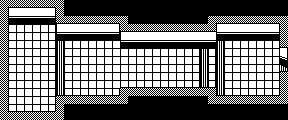

The image is a tile-based game level rendered from a .tmx file. Its description and complete source (layers, tilesets, objects, tile grids) follow:
An orthogonal 36x15 tile map with 8x8 px tiles, 3 tile layers (bg, mid, fg).

<map version="1.8" tiledversion="1.8.2" orientation="orthogonal" renderorder="right-down" width="36" height="15" tilewidth="8" tileheight="8" infinite="0" nextlayerid="5" nextobjectid="1">
 <editorsettings>
  <export target="../lua/level_03.lua" format="lua" />
 </editorsettings>
 <tileset firstgid="1" source="../tileset.tsx" />
 <layer id="1" name="bg" width="36" height="15">
  <data encoding="csv">
0,0,0,0,0,0,0,0,0,0,0,0,0,0,0,0,0,0,0,0,0,0,0,0,0,0,0,0,0,0,0,0,0,0,0,0,
0,0,0,0,0,0,0,0,0,0,0,0,0,0,0,0,0,0,0,0,0,0,0,0,0,0,0,0,0,0,0,0,0,0,0,0,
0,0,0,0,0,0,0,0,0,0,0,0,0,0,0,0,0,0,0,0,0,0,0,0,0,0,0,0,0,0,0,0,0,0,0,0,
0,101,101,101,101,101,127,0,0,0,0,0,0,0,0,0,0,0,0,0,0,0,0,0,0,0,0,0,0,0,0,0,0,0,0,0,
0,101,101,101,101,101,127,0,0,0,0,0,0,0,0,0,0,0,0,0,0,0,0,0,0,0,0,0,0,0,0,0,0,0,0,0,
0,101,101,101,101,101,127,12,101,101,101,101,101,101,101,0,0,0,0,0,0,0,0,0,0,0,0,12,101,101,101,101,101,101,127,0,
0,101,101,101,101,101,127,37,101,101,101,101,101,101,101,101,101,101,101,101,101,101,101,101,127,12,127,37,101,101,101,101,101,101,127,0,
0,101,101,101,101,101,127,37,101,101,101,101,101,101,101,101,101,101,101,101,101,101,101,101,127,37,127,37,101,101,101,101,101,101,127,0,
0,101,101,101,101,101,127,37,101,101,101,101,101,101,101,101,101,101,101,101,101,101,101,101,127,37,127,37,101,101,101,101,101,101,127,32,
0,101,101,101,101,101,127,37,101,101,101,101,101,101,101,101,101,101,101,101,101,101,101,101,127,37,127,37,101,101,101,101,101,101,127,0,
0,101,101,101,101,101,127,37,101,101,101,101,101,101,101,126,126,126,126,126,126,126,126,126,102,62,102,37,101,101,101,101,101,101,127,0,
0,101,101,101,101,101,127,62,126,126,126,126,126,126,102,0,0,0,0,0,0,0,0,0,0,0,0,62,126,126,126,126,126,126,102,0,
0,101,101,101,101,101,127,0,0,0,0,0,0,0,0,0,0,0,0,0,0,0,0,0,0,0,0,0,0,0,0,0,0,0,0,0,
0,126,126,126,126,126,102,0,0,0,0,0,0,0,0,0,0,0,0,0,0,0,0,0,0,0,0,0,0,0,0,0,0,0,0,0,
0,0,0,0,0,0,0,0,0,0,0,0,0,0,0,0,0,0,0,0,0,0,0,0,0,0,0,0,0,0,0,0,0,0,0,0
</data>
 </layer>
 <layer id="2" name="mid" width="36" height="15">
  <data encoding="csv">
0,0,0,0,0,0,0,0,0,0,0,0,0,0,0,0,0,0,0,0,0,0,0,0,0,0,0,0,0,0,0,0,0,0,0,0,
0,51,52,52,52,52,53,0,0,0,0,0,0,0,0,0,0,0,0,0,0,0,0,0,0,0,0,0,0,0,0,0,0,0,0,0,
0,76,77,77,77,77,78,0,0,0,0,0,0,0,0,0,0,0,0,0,0,0,0,0,0,0,0,0,0,0,0,0,0,0,0,0,
0,0,0,0,0,0,0,51,52,52,52,52,52,52,53,0,0,0,0,0,0,0,0,0,0,0,0,51,52,52,52,52,52,52,53,0,
0,0,0,0,0,0,0,76,77,77,77,77,77,77,78,51,52,52,52,52,52,52,52,52,52,52,52,76,77,77,77,77,77,77,78,0,
0,0,0,0,0,0,0,0,0,0,0,0,0,0,0,76,77,77,77,77,77,77,77,77,77,77,77,0,0,0,0,0,0,0,0,0,
0,0,0,0,0,0,0,0,0,0,0,0,0,0,0,0,0,0,0,0,0,0,0,0,0,0,0,0,0,0,0,0,0,0,0,53,
0,0,0,0,0,0,0,0,0,0,0,0,0,0,0,0,0,0,0,0,0,0,0,0,0,0,0,0,0,0,0,0,0,0,0,7,
0,0,0,0,0,0,0,0,0,0,0,0,0,0,0,0,0,0,0,0,0,0,0,0,0,0,0,0,0,0,0,0,0,0,0,0,
0,0,0,0,0,0,0,0,0,0,0,0,0,0,0,0,0,0,0,0,0,0,0,0,0,0,0,0,0,0,0,0,0,0,0,0,
0,0,0,0,0,0,0,0,0,0,0,0,0,0,0,0,0,0,0,0,0,0,0,0,0,0,0,0,0,0,0,0,0,0,0,0,
0,0,0,0,0,0,0,0,0,0,0,0,0,0,0,0,0,0,0,0,0,0,0,0,0,0,0,0,0,0,0,0,0,0,0,0,
0,0,0,0,0,0,0,0,0,0,0,0,0,0,0,0,0,0,0,0,0,0,0,0,0,0,0,0,0,0,0,0,0,0,0,0,
0,0,0,0,0,0,0,0,0,0,0,0,0,0,0,0,0,0,0,0,0,0,0,0,0,0,0,0,0,0,0,0,0,0,0,0,
0,0,0,0,0,0,0,0,0,0,0,0,0,0,0,0,0,0,0,0,0,0,0,0,0,0,0,0,0,0,0,0,0,0,0,0
</data>
 </layer>
 <layer id="3" name="fg" width="36" height="15">
  <data encoding="csv">
1,2,2,2,2,2,2,1,0,0,0,0,0,0,0,0,0,0,0,0,0,0,0,0,0,0,0,0,0,0,0,0,0,0,0,0,
1,0,0,0,0,0,0,1,0,0,0,0,0,0,0,0,0,0,0,0,0,0,0,0,0,0,0,0,0,0,0,0,0,0,0,0,
1,0,0,0,0,0,0,2,2,2,2,2,2,2,2,1,0,0,0,0,0,0,0,0,0,0,1,2,2,2,2,2,2,2,2,1,
1,0,0,0,0,0,0,0,0,0,0,0,0,0,0,2,2,2,2,2,2,2,2,2,2,2,2,0,0,0,0,0,0,0,0,1,
1,0,0,0,0,0,0,0,0,0,0,0,0,0,0,0,0,0,0,0,0,0,0,0,0,0,0,0,0,0,0,0,0,0,0,1,
1,0,0,0,0,0,0,0,0,0,0,0,0,0,0,0,0,0,0,0,0,0,0,0,0,0,0,0,0,0,0,0,0,0,0,2,
1,0,0,0,0,0,0,0,0,0,0,0,0,0,0,0,0,0,0,0,0,0,0,0,0,0,0,0,0,0,0,0,0,0,0,0,
1,0,0,0,0,0,0,0,0,0,0,0,0,0,0,0,0,0,0,0,0,0,0,0,0,0,0,0,0,0,0,0,0,0,0,0,
1,0,0,0,0,0,0,0,0,0,0,0,0,0,0,0,0,0,0,0,0,0,0,0,0,0,0,0,0,0,0,0,0,0,0,0,
1,0,0,0,0,0,0,0,0,0,0,0,0,0,0,0,0,0,0,0,0,0,0,0,0,0,0,0,0,0,0,0,0,0,0,1,
1,0,0,0,0,0,0,0,0,0,0,0,0,0,0,0,0,0,0,0,0,0,0,0,0,0,0,0,0,0,0,0,0,0,0,1,
1,0,0,0,0,0,0,0,0,0,0,0,0,0,0,1,1,1,1,1,1,1,1,1,1,1,1,0,0,0,0,0,0,0,0,1,
1,0,0,0,0,0,0,1,1,1,1,1,1,1,1,1,0,0,0,0,0,0,0,0,0,0,1,1,1,1,1,1,1,1,1,1,
1,0,0,0,0,0,0,1,0,0,0,0,0,0,0,0,0,0,0,0,0,0,0,0,0,0,0,0,0,0,0,0,0,0,0,0,
1,1,1,1,1,1,1,1,0,0,0,0,0,0,0,0,0,0,0,0,0,0,0,0,0,0,0,0,0,0,0,0,0,0,0,0
</data>
 </layer>
</map>
